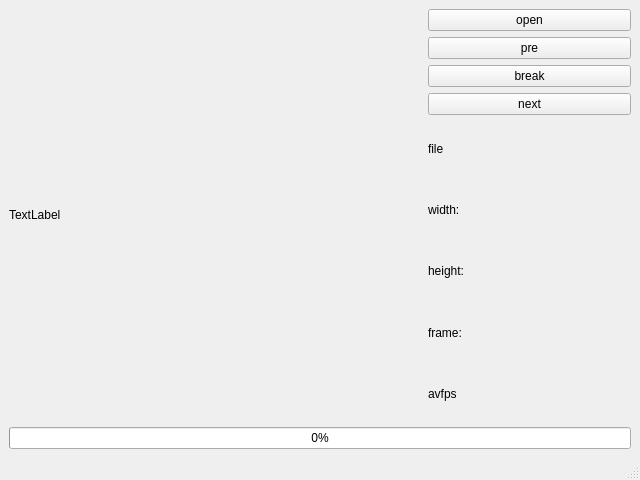
<?xml version="1.0" encoding="UTF-8"?>
<ui version="4.0">
 <class>MainWindow</class>
 <widget class="QMainWindow" name="MainWindow">
  <property name="geometry">
   <rect>
    <x>0</x>
    <y>0</y>
    <width>640</width>
    <height>480</height>
   </rect>
  </property>
  <property name="minimumSize">
   <size>
    <width>640</width>
    <height>480</height>
   </size>
  </property>
  <property name="maximumSize">
   <size>
    <width>640</width>
    <height>480</height>
   </size>
  </property>
  <property name="windowTitle">
   <string>author:xtt</string>
  </property>
  <widget class="QWidget" name="centralwidget">
   <layout class="QGridLayout" name="gridLayout">
    <item row="1" column="2">
     <layout class="QVBoxLayout" name="verticalLayout">
      <item>
       <widget class="QLabel" name="label_file">
        <property name="text">
         <string>file</string>
        </property>
       </widget>
      </item>
      <item>
       <widget class="QLabel" name="labelW">
        <property name="text">
         <string>width:</string>
        </property>
       </widget>
      </item>
      <item>
       <widget class="QLabel" name="labelH">
        <property name="text">
         <string>height:</string>
        </property>
       </widget>
      </item>
      <item>
       <widget class="QLabel" name="label_fps">
        <property name="text">
         <string>frame:</string>
        </property>
       </widget>
      </item>
      <item>
       <widget class="QLabel" name="label_av">
        <property name="text">
         <string>avfps</string>
        </property>
       </widget>
      </item>
     </layout>
    </item>
    <item row="0" column="2">
     <layout class="QVBoxLayout" name="verticalLayout_2">
      <item>
       <widget class="QPushButton" name="btnOpen">
        <property name="text">
         <string>open</string>
        </property>
       </widget>
      </item>
      <item>
       <widget class="QPushButton" name="btnPre">
        <property name="text">
         <string>pre</string>
        </property>
       </widget>
      </item>
      <item>
       <widget class="QPushButton" name="btnBreak">
        <property name="text">
         <string>break</string>
        </property>
       </widget>
      </item>
      <item>
       <widget class="QPushButton" name="btnNext">
        <property name="text">
         <string>next</string>
        </property>
       </widget>
      </item>
     </layout>
    </item>
    <item row="0" column="0" rowspan="2">
     <widget class="QLabel" name="imagelable">
      <property name="text">
       <string>TextLabel</string>
      </property>
     </widget>
    </item>
    <item row="2" column="0" colspan="3">
     <widget class="QProgressBar" name="progressBar">
      <property name="value">
       <number>0</number>
      </property>
     </widget>
    </item>
   </layout>
  </widget>
  <widget class="QMenuBar" name="menubar">
   <property name="geometry">
    <rect>
     <x>0</x>
     <y>0</y>
     <width>640</width>
     <height>28</height>
    </rect>
   </property>
  </widget>
  <widget class="QStatusBar" name="statusbar"/>
 </widget>
 <resources/>
 <connections/>
</ui>
